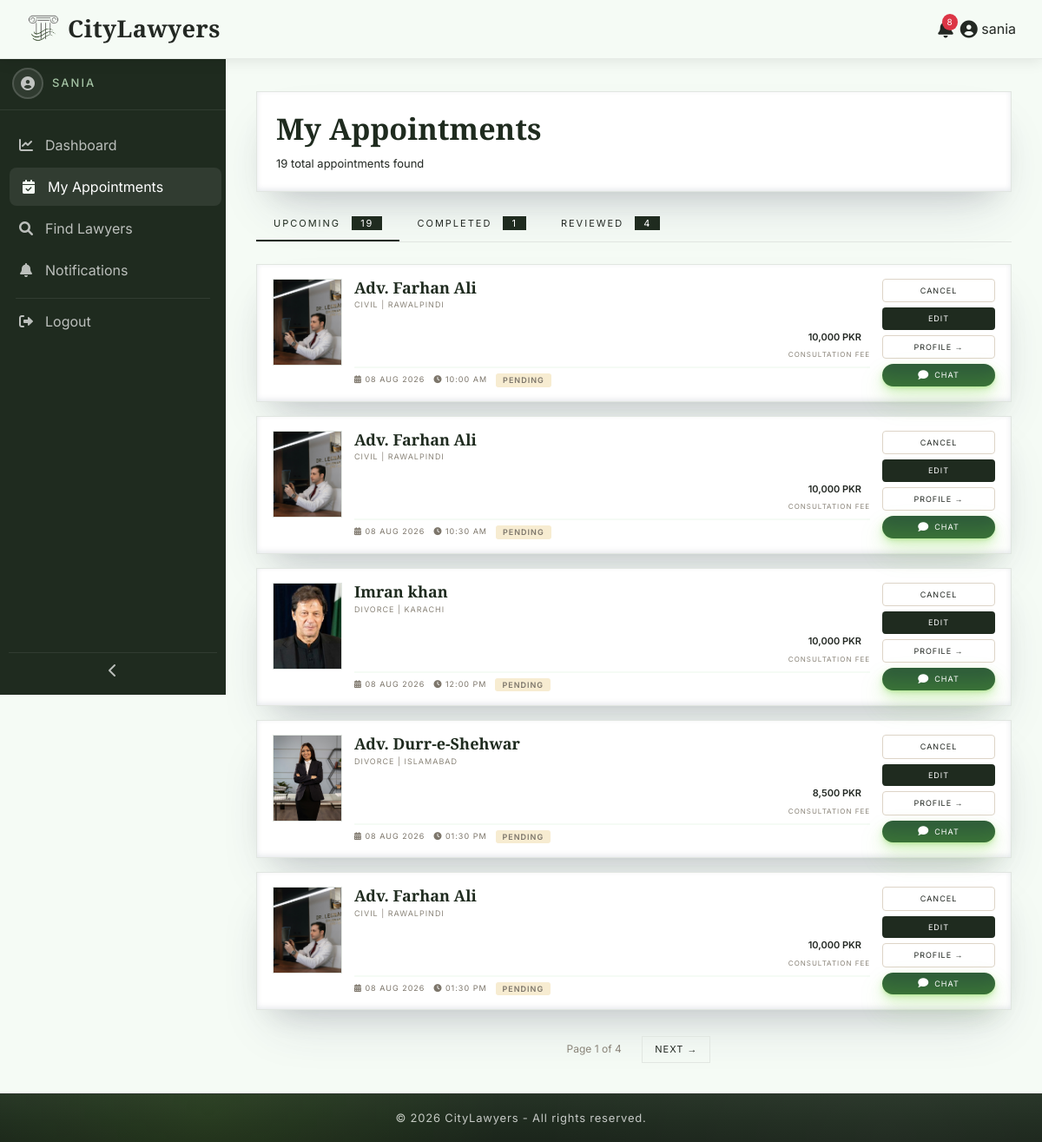
Page /customer/my-appointments.php (signed in) on the committed database.
### tables this page shows
CREATE TABLE `appointments` (
  `id` int(11) NOT NULL,
  `lawyer_id` int(11) NOT NULL,
  `customer_id` int(11) NOT NULL,
  `slot_id` int(11) DEFAULT NULL,
  `appointment_date` date NOT NULL,
  `appointment_time` time NOT NULL,
  `status` enum('pending','confirmed','completed','cancelled') DEFAULT 'pending',
  `booking_message` text DEFAULT NULL,
  `created_at` timestamp NOT NULL DEFAULT current_timestamp(),
  `is_rescheduled` tinyint(1) DEFAULT 0,
  `original_date` date DEFAULT NULL,
  `original_time` time DEFAULT NULL,
  `reschedule_count` int(11) DEFAULT 0
);

CREATE TABLE `lawyers` (
  `id` int(11) NOT NULL,
  `name` varchar(100) NOT NULL,
  `email` varchar(100) NOT NULL,
  `password` varchar(255) NOT NULL,
  `phone` varchar(20) DEFAULT NULL,
  `address` text DEFAULT NULL,
  `city` varchar(50) DEFAULT NULL,
  `specialization` varchar(50) DEFAULT NULL,
  `gender` enum('male','female','other') DEFAULT 'male',
  `experience` int(3) DEFAULT NULL,
  `fees` decimal(10,2) DEFAULT NULL,
  `profile_pic` varchar(255) DEFAULT NULL,
  `bio` text DEFAULT NULL,
  `avg_rating` decimal(2,1) DEFAULT 0.0,
  `status` enum('pending','approved','rejected') DEFAULT 'pending',
  `created_at` timestamp NOT NULL DEFAULT current_timestamp(),
  `is_featured` tinyint(1) DEFAULT 0,
  `core_specialization` text DEFAULT NULL,
  `academic_credentials` text DEFAULT NULL
);

### customer/my-appointments.php (the view, shortened to what this page needs)
<?php
require_once '../includes/config.php';
$customer_id = $_SESSION['customer_id'];
$active_tab = isset($_GET['tab']) ? $_GET['tab'] : 'upcoming';
$upcomingStmt = $conn->prepare("SELECT COUNT(*) as count FROM appointments WHERE customer_id = ? AND status IN ('pending', 'confirmed')");
$upcomingStmt->execute([$customer_id]);
$upcoming_count = $upcomingStmt->fetch(PDO::FETCH_ASSOC)['count'];
$completedStmt = $conn->prepare("
    SELECT COUNT(*) as count
    FROM appointments a
    WHERE a.customer_id = ?
    AND a.status = 'completed'
    AND NOT EXISTS (SELECT 1 FROM reviews r WHERE r.appointment_id = a.id AND r.customer_id = ?)
");
$completedStmt->execute([$customer_id, $customer_id]);
$completed_count = $completedStmt->fetch(PDO::FETCH_ASSOC)['count'];
$reviewedStmt = $conn->prepare("
    SELECT COUNT(*) as count
    FROM appointments a
    INNER JOIN reviews r ON a.id = r.appointment_id
    WHERE a.customer_id = ? AND a.status = 'completed' AND r.customer_id = ?
");
$reviewedStmt->execute([$customer_id, $customer_id]);
$reviewed_count = $reviewedStmt->fetch(PDO::FETCH_ASSOC)['count'];
$where = "a.customer_id = :customer_id";
$params = [':customer_id' => $customer_id];
if ($active_tab == 'upcoming') {
    $where .= " AND a.status IN ('pending', 'confirmed')";
    $orderBy = "ORDER BY a.appointment_date ASC, a.appointment_time ASC";
} elseif ($active_tab == 'completed') {
    $where .= " AND a.status = 'completed'";
    $where .= " AND NOT EXISTS (SELECT 1 FROM reviews r WHERE r.appointment_id = a.id AND r.customer_id = :review_customer_id)";
    $params[':review_customer_id'] = $customer_id;
    $orderBy = "ORDER BY a.appointment_date DESC, a.appointment_time DESC";
} elseif ($active_tab == 'reviewed') {
    $where .= " AND a.status = 'completed'";
    $where .= " AND EXISTS (SELECT 1 FROM reviews r WHERE r.appointment_id = a.id AND r.customer_id = :review_customer_id)";
    $params[':review_customer_id'] = $customer_id;
    $orderBy = "ORDER BY a.appointment_date DESC, a.appointment_time DESC";
}
$limit = 5;
$page = isset($_GET['page']) ? (int)$_GET['page'] : 1;
$offset = ($page - 1) * $limit;
$countSql = "SELECT COUNT(*) as total FROM appointments a WHERE $where";
$countStmt = $conn->prepare($countSql);
foreach ($params as $key => $val) {
    $countStmt->bindValue($key, $val);
}
$countStmt->execute();
$total_rows = $countStmt->fetch(PDO::FETCH_ASSOC)['total'];
$total_pages = ceil($total_rows / $limit);
$sql = "
    SELECT a.*,
           l.name as lawyer_name,
           l.specialization,
           l.city,
           l.fees,
           l.profile_pic
    FROM appointments a
    JOIN lawyers l ON a.lawyer_id = l.id
    WHERE $where
    $orderBy
    LIMIT :limit OFFSET :offset
";
$stmt = $conn->prepare($sql);
foreach ($params as $key => $val) {
    $stmt->bindValue($key, $val);
}
$stmt->bindValue(':limit', $limit, PDO::PARAM_INT);
$stmt->bindValue(':offset', $offset, PDO::PARAM_INT);
$stmt->execute();
$appointments = $stmt->fetchAll(PDO::FETCH_ASSOC);
include '../includes/header.php';
?>
<link rel="stylesheet" href="<?php echo BASE_URL; ?>assets/css/dashboard.css">
<link rel="stylesheet" href="<?php echo BASE_URL; ?>assets/css/tables.css">
<link rel="stylesheet" href="<?php echo BASE_URL; ?>assets/css/sidebar.css">
<div class="dashboard-wrapper">
    <?php include '../includes/dashboard-sidebar.php'; ?>
    <div class="main-content">
        <div class="dashboard-card">
            <h2 class="dashboard-title">My Appointments</h2>
            <p class="dashboard-subtitle"><?php echo $total_rows; ?> total appointments found</p>
        </div>
        <div class="filter-tabs">
            <a href="?tab=upcoming" class="filter-tab <?php echo $active_tab == 'upcoming' ? 'active' : ''; ?>">
                Upcoming
                <?php if ($upcoming_count > 0): ?>
                    <span class="tab-badge"><?php echo $upcoming_count; ?></span>
                <?php endif; ?>
            </a>
            <a href="?tab=completed" class="filter-tab <?php echo $active_tab == 'completed' ? 'active' : ''; ?>">
                Completed
                <?php if ($completed_count > 0): ?>
                    <span class="tab-badge"><?php echo $completed_count; ?></span>
                <?php endif; ?>
            </a>
            <a href="?tab=reviewed" class="filter-tab <?php echo $active_tab == 'reviewed' ? 'active' : ''; ?>">
                Reviewed
                <?php if ($reviewed_count > 0): ?>
                    <span class="tab-badge"><?php echo $reviewed_count; ?></span>
                <?php endif; ?>
            </a>
        </div>
        <?php if ($total_rows > 0): ?>
            <?php foreach ($appointments as $row): ?>
                <div class="dashboard-card appointment-card">
                    <div class="appointment-card-inner">
                        <div class="appointment-img-wrapper">
                            <?php if (!empty($row['profile_pic']) && file_exists("../uploads/lawyers/" . $row['profile_pic'])): ?>
                                <img src="<?php echo BASE_URL; ?>uploads/lawyers/<?php echo htmlspecialchars($row['profile_pic']); ?>" alt="Profile">
                            <?php else: ?>
                                <i class="fas fa-user-advocate"></i>
                            <?php endif; ?>
                        </div>
                        <div class="appointment-details">
                            <div class="appointment-header-row">
                                <div>
                                    <h3 class="appointment-lawyer-name"><?php echo htmlspecialchars($row['lawyer_name']); ?></h3>
                                    <p class="appointment-lawyer-spec"><?php echo htmlspecialchars($row['specialization']); ?> | <?php echo htmlspecialchars($row['city']); ?></p>
                                </div>
                                <div class="appointment-fee">
                                    <div class="fee-badge"><?php echo number_format($row['fees']); ?> PKR</div>
                                    <span>Consultation Fee</span>
                                </div>
                            </div>
                            <div class="appointment-meta">
                                <span><i class="fas fa-calendar-alt"></i> <?php echo date('d M Y', strtotime($row['appointment_date'])); ?></span>
                                <span><i class="fas fa-clock"></i> <?php echo date('h:i A', strtotime($row['appointment_time'])); ?></span>
                                <?php if ($active_tab == 'upcoming'): ?>
                                    <span class="status status-<?php echo $row['status']; ?>"><?php echo ucfirst($row['status']); ?></span>
                                <?php elseif ($active_tab == 'reviewed'): ?>
                                    <span class="reviewed-badge">✔ Reviewed</span>
                                <?php endif; ?>
                            </div>
                        </div>
                        <div class="appointment-actions">
                            <?php if ($active_tab == 'upcoming'): ?>
                                <a href="?cancel=<?php echo $row['id']; ?>&tab=<?php echo $active_tab; ?>" class="action-btn btn-cancel" onclick="return confirm('⚠️ WARNING: This action will permanently delete your appointment and notify the lawyer. Cannot be undone. Cancel appointment?')">Cancel</a>
                                <a href="book-appointment.php?id=<?php echo $row['lawyer_id']; ?>&edit=<?php echo $row['id']; ?>" class="action-btn btn-edit">Edit</a>
                            <?php elseif ($active_tab == 'completed'): ?>
                                <a href="review.php?appointment_id=<?php echo $row['id']; ?>" class="action-btn btn-review">Write Review</a>
                            <?php elseif ($active_tab == 'reviewed'): ?>
                            <?php endif; ?>
                            <a href="lawyer-profile.php?id=<?php echo $row['lawyer_id']; ?>" class="action-btn btn-profile">Profile →</a>
                            <?php if ($active_tab == 'upcoming'): ?>
                                <a href="chat.php?appointment_id=<?php echo $row['id']; ?>" class="action-btn btn-chat">
                                    <i class="fas fa-comment"></i> <span class="chat-text">Chat</span>
                                </a>
                            <?php endif; ?>
                        </div>
                    </div>
                </div>
            <?php endforeach; ?>
            <?php if ($total_pages > 1): ?>
            <div class="pagination-wrap">
                <span style="font-size: 12px; color: #8a8479; margin: 0 15px;">Page <?php echo $page; ?> of <?php echo $total_pages; ?></span>
                <?php if ($page < $total_pages): ?>
                    <a href="?tab=<?php echo $active_tab; ?>&page=<?php echo $page + 1; ?>" class="page-link-custom">Next →</a>
                <?php endif; ?>
            </div>
            <?php endif; ?>
        <?php endif; ?>
    </div>
</div>
<?php include '../includes/dashboard-footer.php'; ?>

### assets/css/global.css (style rules this page uses)
:root { --primary-color: #1F2B1F; --accent-color: #2F5D3A; --sidebar-light: #445544; --secondary-color: #F5FBF5; --surface-color: #FFFFFF; --surface-alt: #F7F8F6; --charcoal-black: #171C17; --charcoal-light: #232A23; --text-dark: #232823; --text-gray: rgba(255,255,255,.75); --text-muted: #98A09A; --text-white: #FFFFFF; --muted-white: #E9ECE8; --icon-gray: #BFC6BF; --border-color: #E1E6E1; --border-light: #EFF2EF; --border-soft: 1px solid rgba(142,247,43,.18); --card-radius: 14px; --white: #FFFFFF; --success: #2F7D32; --warning: #9A6A14; --danger: #B23B3B; --info: #2E5C86; --status-pending-bg: #F7ECD1; --status-pending-text: #8C650F; --status-approved-bg: #DDECDC; --status-approved-text: #2F6A33; --status-rejected-bg: #F3DEDE; --status-rejected-text: #9A3737; --status-confirmed-bg: #DDECDC; --status-confirmed-text: #2F6A33; --status-completed-bg: #DFE9F5; --status-completed-text: #2E5C86; --status-cancelled-bg: #F3DEDE; --status-cancelled-text: #9A3737; --btn-primary-bg: var(--primary-color); --btn-primary-hover: #172117; --btn-accent-bg: var(--accent-color); --btn-accent-hover: #23482D; --btn-approve-bg: #2F7D32; --btn-reject-bg: #B23B3B; --btn-delete-bg: #232823; --btn-delete-text: #E1E6E1; --btn-text: #FFFFFF; --shadow-sm: 0 8px 20px rgba(0,0,0,.05); --shadow-md: 0 18px 35px rgba(0,0,0,.10); --shadow-lg: rgba(50,50,93,.18) 0 30px 60px -20px, rgba(0,0,0,.14) 0 18px 35px -18px, rgba(10,37,64,.10) 0 -2px 6px inset; --shadow-hover: 0 45px 80px rgba(0,0,0,.22), 0 18px 40px rgba(0,0,0,.12), 0 30px 55px rgba(0,0,0,.14); --shadow-green-strong: 0 20px 60px rgba(47, 93, 58, 0.30), 0 10px 30px rgba(31, 43, 31, 0.12), 0 0 80px rgba(47, 93, 58, 0.08); --transition-fast: .25s ease; --transition: .4s ease; --transition-slow: .55s cubic-bezier(.2,.8,.2,1); --gradient-overlay: radial-gradient( circle at center, rgba(38, 85, 38, 0) 0%, rgba(18,30,18,.70) 45%, rgba(6,8,6,.92) 100% ); --sidebar-gradient: linear-gradient( 180deg, var(--charcoal-black) 0%, #263326 35%, var(--primary-color) 75%, #314931 100% ); }
* { margin: 0; padding: 0; box-sizing: border-box; }
html { scroll-behavior: smooth; }
body { font-family: 'Inter', sans-serif; background: var(--secondary-color); color: var(--text-dark); overflow-x: hidden; padding-top: 74px; }
h1, h2, h3, h4, h5, h6 { font-family: 'Cormorant Garamond', serif; font-weight: 600; }
a { text-decoration: none; }
img { max-width: 100%; display: block; }

### assets/css/dashboard.css (style rules this page uses)
:root { --sidebar-width: 260px; --sidebar-collapse: 70px; --navbar-height: 66px; }
body { padding-top: 0 !important; }
html, body { margin: 0; padding: 0; }
.dashboard-wrapper { display: block; margin-left: var(--sidebar-width); min-height: calc(100vh - var(--navbar-height, 66px)); transition: margin-left 0.35s ease; }
.main-content { min-width: 0; padding: 35px; background: var(--secondary-color); overflow-x: hidden; overflow-y: auto; margin-top:70px ; }
.dashboard-card { background: var(--surface-color); border: 1px solid var(--border-color); padding: 22px; margin-bottom: 18px; box-shadow: var(--shadow-lg); }
.dashboard-title { font-family: 'Cormorant Garamond', serif; font-size: 34px; color: var(--primary-color); margin: 0 0 10px; }
.dashboard-subtitle { margin: 0; color: var(--text-light); font-size: 13px; }

### assets/css/sidebar.css (style rules this page uses)
:root { --sidebar-width: 260px; --sidebar-collapsed: 70px; --sidebar-bg: var(--primary-color); --sidebar-hover: rgba(255,255,255,.08); --text-muted: rgba(255,255,255,.7); --text-active: #fff; }

### rows in the picture
appointments: lawyer.profile_pic (picture), lawyer.name "Adv. Farhan Ali", lawyer.specialization "CIVIL", lawyer.city "RAWALPINDI", lawyer.fees "10,000", appointment_date "08 AUG 2026", appointment_time "10:00 AM", status "PENDING"
appointments: lawyer.profile_pic (picture), lawyer.name "Adv. Farhan Ali", lawyer.specialization "CIVIL", lawyer.city "RAWALPINDI", lawyer.fees "10,000", appointment_date "08 AUG 2026", appointment_time "10:30 AM", status "PENDING"
appointments: lawyer.profile_pic (picture), lawyer.name "Imran khan", lawyer.specialization "DIVORCE", lawyer.city "KARACHI", lawyer.fees "10,000", appointment_date "08 AUG 2026", appointment_time "12:00 PM", status "PENDING"
appointments: lawyer.profile_pic (picture), lawyer.name "Adv. Durr-e-Shehwar", lawyer.specialization "DIVORCE", lawyer.city "ISLAMABAD", lawyer.fees "8,500", appointment_date "08 AUG 2026", appointment_time "01:30 PM", status "PENDING"
appointments: lawyer.profile_pic (picture), lawyer.name "Adv. Farhan Ali", lawyer.specialization "CIVIL", lawyer.city "RAWALPINDI", lawyer.fees "10,000", appointment_date "08 AUG 2026", appointment_time "01:30 PM", status "PENDING"

### other values in the picture
SITE_NAME "CityLawyers"
$unread_count "8"
$user_name "sania"
$user_name "SANIA"
$total_rows "19"
$upcoming_count "19"
$completed_count "1"
$reviewed_count "4"
$page "1"
$total_pages "4"
